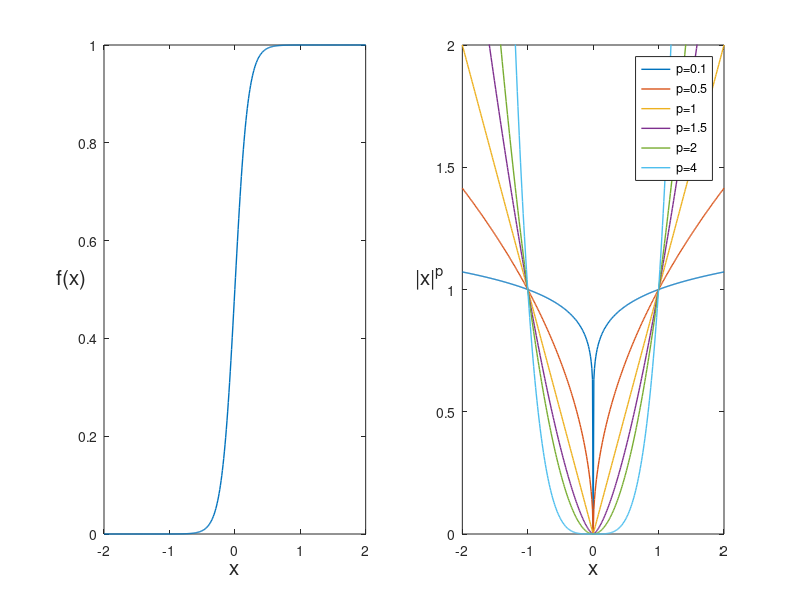

Recreate this plot in MATLAB.
ps = [0.1,0.5,1,1.5,2,4];

figure('Renderer', 'painters', 'Position', [10 10 800 300])

subplot(1,2,1)
xs = -2:0.01:2;
u = @(x) 1./(1+exp(-10.*x));
plot(xs,u(xs),'linewidth',1)
xlabel('x', 'fontsize',15)
ylabel('f(x)','fontsize',15, 'Rotation',360)

subplot(1,2,2)
for i=1:6
    p0 = ps(i);
    u = @(p0,x) x.^p0.*(x>0)+(-x).^p0.*(x<=0);
    xs = -2:0.01:2;
    plot(xs,u(p0,xs),'linewidth',1)
    ylim([0,2])
    hold on
end
xlabel('x','fontsize',15);
ylabel('|x|^p','fontsize',15, 'Rotation',360);
legend('p=0.1','p=0.5','p=1','p=1.5','p=2','p=4')